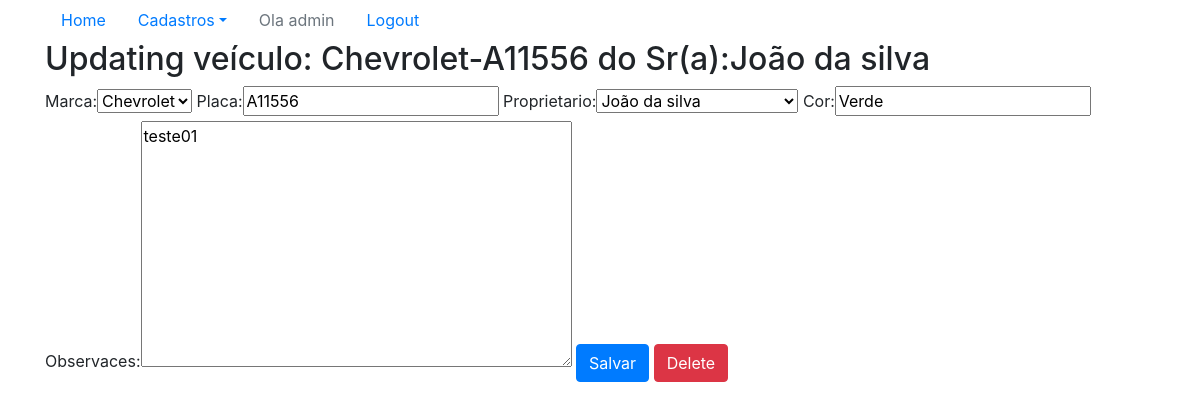
/sistema/veiculo-update/1/ (signed in), run on an earlier commit of the app's database.
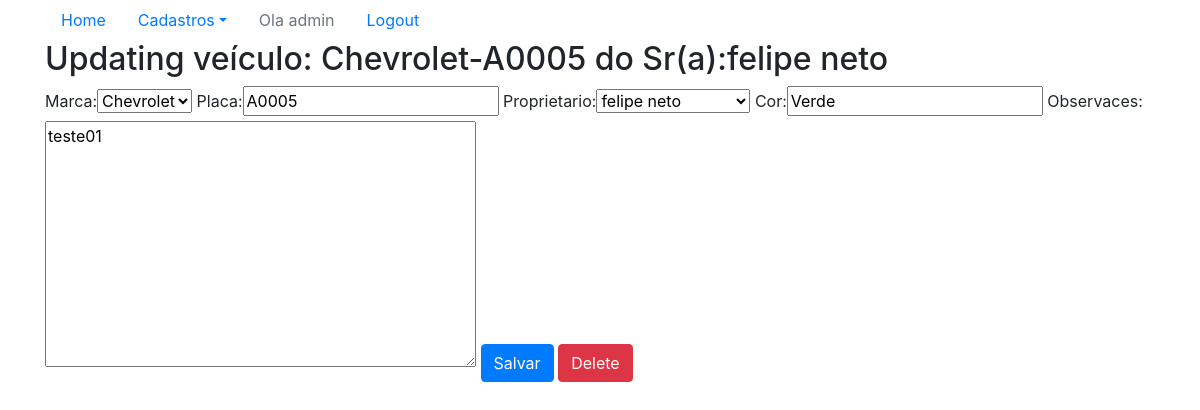
And on a later commit of the database.
### core/models.py (models this page shows)
class Veiculo(models.Model):
    marca = models.ForeignKey(Marca, on_delete=models.CASCADE)
    placa = models.CharField(max_length=7)
    proprietario = models.ForeignKey(Pessoa, on_delete=models.CASCADE)
    cor = models.CharField(max_length=15)
    observaces = models.TextField()
    """ Para remover o erro d: E1101:Class 'Pessoa' has no 'objects' member """
    objects = models.Manager()
    def __str__(self):
        return (
            str(self.marca) + '-'+ self.placa + ' do Sr(a):'
            + str(self.proprietario)
        )

class Marca(models.Model):
    nome = models.CharField(max_length=50)
    """ Para remover o erro d: E1101:Class 'Pessoa' has no 'objects' member """
    objects = models.Manager()
    def __str__(self):
        return self.nome

class Pessoa(models.Model):
    nome = models.CharField(max_length=100)
    endereco = models.CharField(max_length=200)
    telefone = models.CharField(max_length=20)
    """ Para remover o erro d: E1101:Class 'Pessoa' has no 'objects' member """
    objects = models.Manager()
    def __str__(self):
        return self.nome

### core/views.py (the view)
# urls.py: re_path(r'^veiculo-update/(?P<id>\d+)/$', veiculo_update,
@login_required
def veiculo_update(request, id):
    data = {}
    veiculo = Veiculo.objects.get(id=id)
    form = VeiculoForm (request.POST or None, instance=veiculo)
    data['veiculo'] = veiculo
    data['form'] = form
    if request.method == 'POST':
        if form.is_valid():
            form.save()
            return redirect('core_lista_veiculos')
    else:
        return render(request, 'core/update_veiculo.html', data)

### core/forms.py
class VeiculoForm(ModelForm):
    class Meta:
        model  = Veiculo
        fields = '__all__'

### core/templates/core/update_veiculo.html (shortened to what this page needs)
{% extends 'base.html' %}
{% load bootstrap %}
{% block main %}
<div class="row">
    <div class="col">
        <h2>Updating veículo: {{veiculo}}</h2>
        <form action="{% url 'core_veiculo_update' veiculo.id %}" method="POST">
            {{form|bootstrap}}
            <button type="submit" class="btn btn-primary">Salvar</button>
            <a href="{% url 'core_veiculo_delete' veiculo.id%}" class="btn btn-danger"> Delete </a>
        </form>
    </div>
</div>
{% endblock  %}

What changed in the data, as far as the page shows it:
changed Veiculo "Chevrolet": marca+placa+proprietario "Chevrolet-A11556 do Sr(a):João da silva" → "Chevrolet-A0005 do Sr(a):felipe neto"; placa "A11556" → "A0005"; proprietario "João da silva" → "felipe neto"
